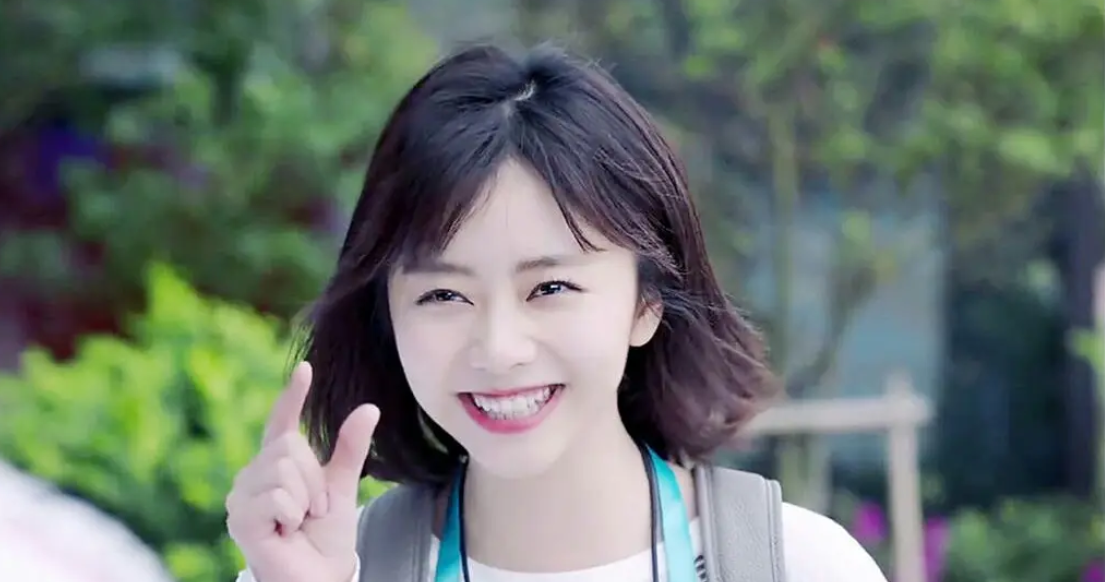
#> input picture sy.jpg, 1105 x 582 px
$ python face_detect.py   (older library calls are emulated)
#> lines starting #> are read from the running program, lines starting #| are printed output that depends on the picture; after the words box and inside, x2 and y2 are one past the last pixel; in counts of white or black regions, pixels touching at a corner belong together
import cv2
import numpy as np


class FaceDetect:
    def __init__(self):
        self.faceImg = cv2.imread('sy.jpg')
#> self.faceImg is the input picture: shape (582, 1105, 3); mean B, G, R 106.8, 114.2, 103.1
        self.logoImg = cv2.imread('logo.jpg')
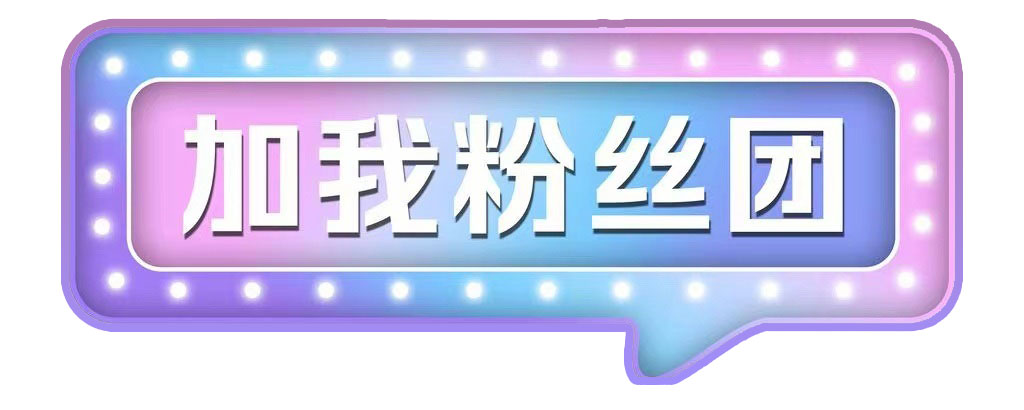
#> input picture logo.jpg, 1024 x 410 px
#> self.logoImg is the input picture: shape (410, 1024, 3); mean B, G, R 237.4, 204.8, 207.3
        # 创建一个级联分类器 用来识别人脸
        self.classifier = cv2.CascadeClassifier()
        # 识别嘴部
        self.classifierMouth = cv2.CascadeClassifier()
        # 识别眼睛
        self.classifierEye = cv2.CascadeClassifier()
        # 加载特征文件
        self.classifier.load('haarcascade_frontalface_alt.xml')
        self.classifierMouth.load('haarcascade_mcs_mouth.xml')
        self.classifierEye.load('haarcascade_eye.xml')

        pass

    def faceDetect(self):
        # 赋值
        # self.faceImg = faceImg
        faceImg = self.faceImg
        classifier = self.classifier
        # 识别图像中的人脸 返回矩形区域 使用list存储
        faceRects = classifier.detectMultiScale(faceImg)
#> faceRects = [[365, 187, 276, 276]]
        # 列表里面前面两个是左上角,后面两个是宽高的距离
        print(faceRects)
#| [[365 187 276 276]]
        for x, y, w, h in faceRects:
            cv2.rectangle(faceImg, (x, y), (x+w, y+h), color=(0, 0, 255), thickness=2)
            rect = (x, y, w, h)
            self.drawLogoMethod02(self.logoImg, rect)
            self.mouthDetect(rect)
            self.eyeDetect(rect)
#> this loop made 1 pass
#> (x, y, w, h) on pass 1: (365, 187, 276, 276)
#> pass 1, in drawLogoMethod02, `logoGray = cv2.cvtColor(logo, cv2.COLOR_BGR2GRAY)`:
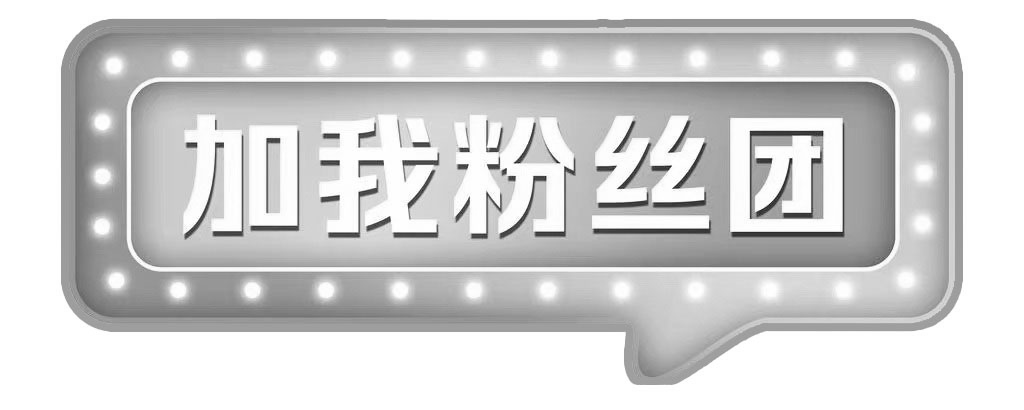
#> logoGray: shape (410, 1024); min 21, max 255, mean 209.3
#> pass 1, in drawLogoMethod02, `retval, logoBinary = cv2.threshold(logoGray, 100, 255, cv2.THRESH_OTSU)`:
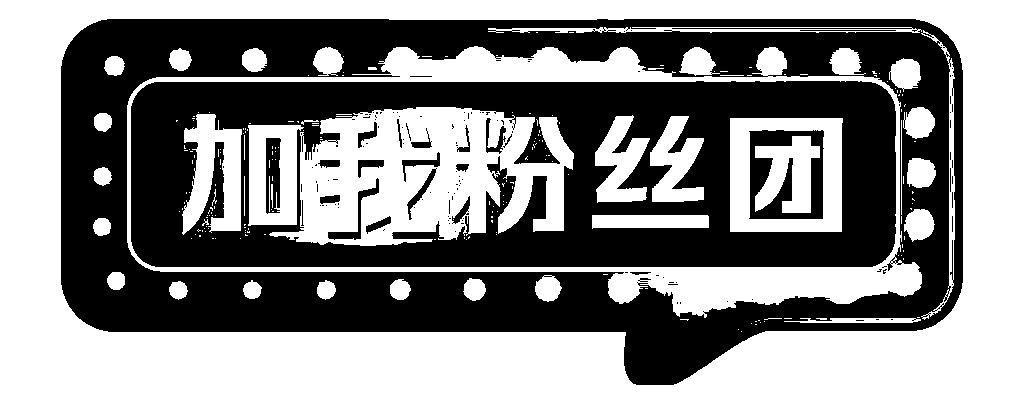
#> logoBinary: shape (410, 1024); 53.5% white; 137 black regions (111 under 20 px), largest, box (x1, y1, x2, y2) and area: (61, 19, 963, 385) 105176, (131, 81, 896, 267) 82337, (749, 130, 824, 219) 3438
#> pass 1, in drawLogoMethod02, `cv2.imshow('mask1', mask)`:
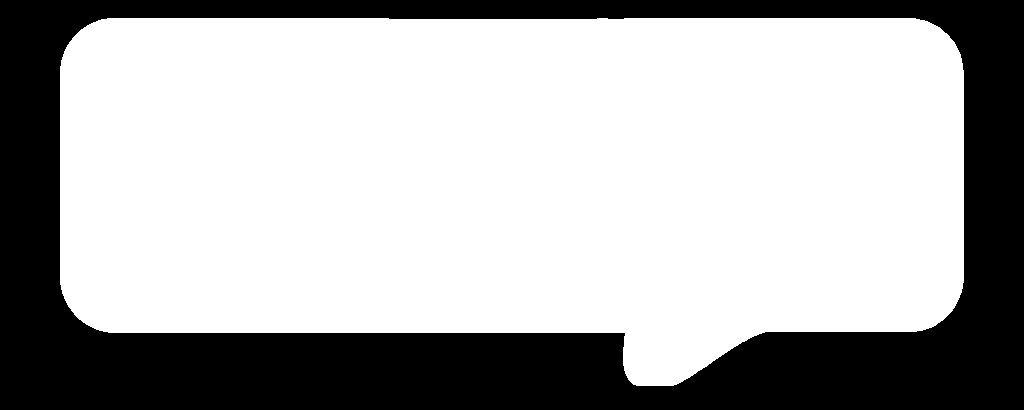
#> window 'mask1': shape (410, 1024); 68.3% white; 1 black region, box (x1, y1, x2, y2) and area: (0, 0, 1024, 410) 133275
#> after the loop:
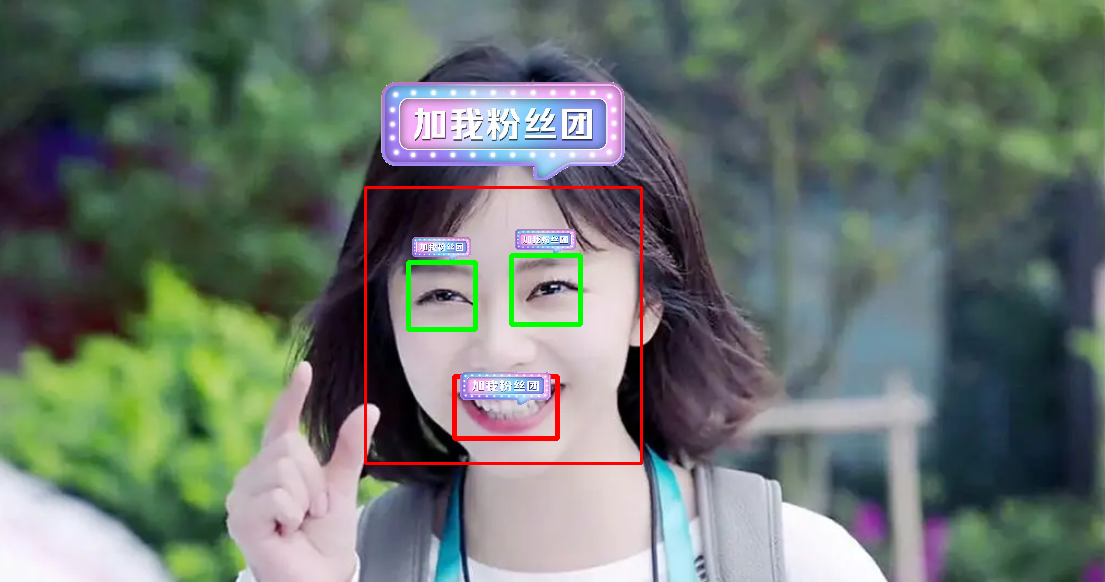
#> faceImg: shape (582, 1105, 3); 5.11% of pixels changed, all inside (x1, y1, x2, y2) = (364, 82, 643, 465)
            #self.drawLogo(self.logoImg,rect)
        pass

    def mouthDetect(self, faceRect):
        """
        最不区域的检测
        :return:
        """
        mouthRects = self.classifierMouth.detectMultiScale(self.faceImg)
        # 绘制嘴部区域
        faceX = faceRect[0]
        faceY = faceRect[1]
        faceW = faceRect[2]
        faceH = faceRect[3]
        for x, y, w, h in mouthRects:
            # 排除非嘴部的区域
            faceMinX = faceX
            faceMaxX = faceX + faceW
            # 左右两边非嘴部区域
            if x < faceMinX or x > faceMaxX:
                continue
            faceMinY = faceY
            faceMaxY = faceY + faceH
            if y < faceMinY or y > faceMaxY:
                continue
            # 排除脸部区域内的非嘴部区域
            mouthMinY = faceY + faceH * 0.6
            if y < mouthMinY:
                continue
            cv2.rectangle(self.faceImg, (x, y), (x+w, y+h),color=(0, 0, 255),thickness=3)
            rect = (x, y+h//2, w, h+h//2)
            self.drawLogoMethod02(self.logoImg, rect)
            pass

    def eyeDetect(self, faceRect):
        eyeRects = self.classifierEye.detectMultiScale(self.faceImg)
        faceX = faceRect[0]
        faceY = faceRect[1]
        faceW = faceRect[2]
        faceH = faceRect[3]
        for x, y, w, h in eyeRects:
            faceMinX = faceX
            faceMaxX = faceX + faceW
            # 左右两边非眼部区域
            if x < faceMinX or x > faceMaxX:
                continue
            faceMinY = faceY
            faceMaxY = faceY + faceH
            if y < faceMinY or y > faceMaxY:
                continue
            eyeMinY = faceY + faceH * 0.5
            if y > eyeMinY:
                continue
            cv2.rectangle(self.faceImg, (x, y), (x+w, y+h), color=(0, 255, 0), thickness=3)
            rect = (x, y ,w ,h)
            self.drawLogoMethod02(self.logoImg, rect)
            pass

    def drawLogo(self, logo, faceRects):
        # 缩放的比例 ratio = h/ w
        ratio = logo.shape[0] / logo.shape[1]
        faceX = faceRects[0]
        faceY = faceRects[1]
        faceW = faceRects[2]
        # 设置为一个正方形再乘以比例，这样好一点
        faceH = int(faceW * ratio)
        smallLogo = cv2.resize(logo, dsize=(faceW, faceH))
        smallLogoH = smallLogo.shape[0]
        smallLogoW = smallLogo.shape[1]
        #矩阵之间赋值
        for row in range(smallLogoH):
            for col in range(smallLogoW):
                self.faceImg[faceY+row-smallLogoH, faceX+col] = smallLogo[row,col]
        cv2.imshow('faceImg', self.faceImg)
        # cv2.imshow('logoGray', logoGray)
        # cv2.imshow('logoBinary', logoBinary)
        cv2.waitKey(0)
        cv2.destroyAllWindows()
        pass

    def drawLogoMethod02(self, logo, faceRect=None):
        """
        绘制logo效果2
        1. 找轮廓
        将RGB彩色图 转换为单通道的灰度图 logoGray 0-255
        将灰度图转换为二值图 0/255
        2. 找轮廓
        3. 绘制轮廓
        """
        # 参数1：被转换的图像
        # 参数2：将RGB转换为Gray
        logoGray = cv2.cvtColor(logo, cv2.COLOR_BGR2GRAY)
        #logoRBG = cv2.cvtColor(logo, cv2.COLOR_BGR2RGB)
        # 将灰度图转换为二值图 0/255
        # 参数1：被转换的图像
        # 参数2：阈值 180 小于阈值就是0
        # 参数3: 255 大于阈值就是255
        # 参数4: 阈值类型 cv2.THRESH_BINARY
        # retval, logoBinary = cv2.threshold(logoRBG, 100, 255, cv2.THRESH_BINARY)
        # cv2.THRESH_OTSU 自适应阈值
        retval, logoBinary = cv2.threshold(logoGray, 100, 255, cv2.THRESH_OTSU)
        #print(retval)
        # print(logoBinary)
        # 2、找轮廓
        # 参数1：被查找的图像
        # 参数2：轮廓的存放层级关系
        # 参数3：存储轮廓的拐角点
        image, contours, hierarchy = cv2.findContours(logoBinary, cv2.RETR_TREE, cv2.CHAIN_APPROX_SIMPLE)
        # 3. 绘制轮廓
        # 创建一个黑色背景图
        #print(f'logoBinary.shape:{logoGray.shape}')
        mask = np.zeros(logoBinary.shape, dtype=np.uint8)
        #mask[:, :] = 255
        #print(f'mask:{mask}')
        cv2.imshow('mask', mask)
        cv2.drawContours(mask, contours, 1, color=(255, 255, 255), thickness=-1)
        cv2.imshow('mask1', mask)

        #缩放的比例 ratio = h/ w
        ratio = logo.shape[0] / logo.shape[1]
        faceX = faceRect[0]
        faceY = faceRect[1]
        faceW = faceRect[2]
        # 设置为一个正方形再乘以比例，这样好一点
        faceH = int(faceRect[3] * ratio)
        smollLogo = cv2.resize(logo, dsize=(faceW, faceH))
        smollmask = cv2.resize(mask, dsize=(faceW, faceH))
        smollmaskH, smollmaskW = smollmask.shape[:2]
        for row in range(smollmaskH):
            for col in range(smollmaskW):
                if smollmask[row, col] == 255:
                    self.faceImg[faceY+row-smollmaskH, faceX+col] = smollLogo[row, col]
        # [5 lines of commented-out code are left out]
        pass


dect = FaceDetect()
dect.faceDetect()
cv2.imshow('logo', dect.faceImg)
cv2.waitKey(0)
cv2.destroyAllWindows()
